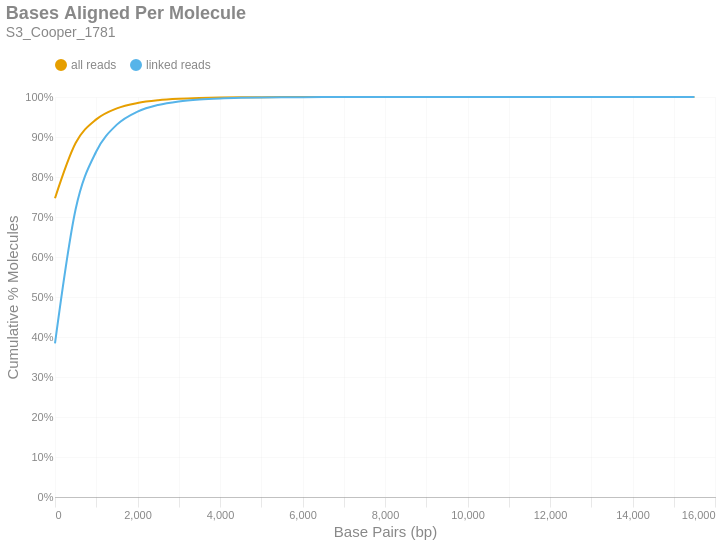

Notebook code for this chart:
### Markdown cell above
### Bases Aligned Per Molecule
This is a cumulative frequency distribution showing the number of base pairs aligned per unique molecule. These data are shown in 500 bp bins. There are two distributions: one with `all reads` (yellow) and another with only `linked reads` (blue). The percent of molecules in the `linked reads` distribution is relative to the total number of linked molecules.

### Code cell
if SKIPLR:
    print_html(f"Skipped")
else:
    binned_df = consolidated_hist(valids['aligned_bp'], mask, 500, True)
    with SafeRender(binned_df):
        (
            density_plot(binned_df, 'Bases Aligned Per Molecule', samplename, 'basesper')
            .encode(
                x=alt.X('bin:Q', title="Base Pairs (bp)").axis(tickMinStep=500).scale(padding=0),
                y=alt.Y('value:Q', title='Cumulative % Molecules')
                    .axis(format='%')
                    .scale(domain = [0,1])
                    .stack(False),
                color=alt.Color("key:N").scale(domain = ["all reads", "linked reads"]),
                tooltip = [
                    alt.Tooltip("key:N", title = "Data Type"),
                    alt.Tooltip("range_label:N", title="Bases Aligned Per Molecule"),
                    alt.Tooltip("value:Q", format = ".2%", title="% Molecules (Cum.)")
                ]
            )
        ).display()

### Figure 1 — Vega-Lite specification as saved in the notebook (floating-point values rounded to 4 significant figures)
{"width": "container", "height": 400, "config": {"title": {"anchor": "start", "dy": -15, "fontSize": 18, "color": "#888888", "subtitleColor": "#888888", "subtitleFontSize": 14}, "arc": {"fill": "#0072B2"}, "axis": {"domainColor": "#888888", "domainWidth": 0.5, "gridWidth": 0.2, "grid": false, "titleFontWeight": 400, "titleFontSize": 15, "labelFontSize": 11, "labelColor": "#888888", "tickColor": "#888888", "tickWidth": 0.2, "titleColor": "#888888"}, "axisBand": {"grid": false}, "axisX": {"grid": true, "tickSize": 10, "domainCap": "round"}, "axisY": {"domain": false, "grid": true, "tickSize": 0, "domainCap": "round"}, "background": "transparent", "header": {"labelFontSize": 15, "labelColor": "#888888", "titleFontSize": 15, "titleFontWeight": 600, "titleColor": "#888888"}, "legend": {"labelFont": "sans-serif", "labelFontSize": 12, "labelColor": "#888888", "symbolSize": 100, "symbolType": "circle", "titleFontSize": 12, "titlePadding": 10, "titleColor": "#888888", "title": null, "orient": "top"}, "range": {"category": ["#E69F00", "#56B4E9", "#009E73", "#F0E442", "#0072B2", "#D55E00", "#CC79A7", "#000000"], "diverging": ["#cfe8f3", "#a2d4ec", "#73bfe2", "#46abdb", "#1696d2", "#12719e"]}, "area": {"fill": "#0072B2", "fillOpacity": 0.7, "line": true, "strokeOpacity": 0.7}, "line": {"color": "#0072B2", "stroke": "#0072B2", "strokeWidth": 2}, "trail": {"color": "#0072B2", "stroke": "#0072B2", "strokeWidth": 0, "size": 1}, "point": {"filled": true, "fillOpacity": 1.0, "size": 95}, "text": {"color": "#888888", "fontSize": 11, "align": "right", "fontWeight": 400, "size": 11}, "bar": {"fill": "#0072B2", "stroke": null}, "view": {"stroke": null, "continuousWidth": 660, "continuousHeight": 400}}, "data": {"name": "data-4692eeff00e1d01f24d83cdadabdcba8"}, "mark": {"type": "line", "interpolate": "monotone", "point": {"opacity": 0, "size": 275}}, "encoding": {"color": {"field": "key", "scale": {"domain": ["all reads", "linked reads"]}, "type": "nominal"}, "tooltip": [{"field": "key", "title": "Data Type", "type": "nominal"}, {"field": "range_label", "title": "Bases Aligned Per Molecule", "type": "nominal"}, {"field": "value", "format": ".2%", "title": "% Molecules (Cum.)", "type": "quantitative"}], "x": {"axis": {"tickMinStep": 500}, "field": "bin", "scale": {"padding": 0}, "title": "Base Pairs (bp)", "type": "quantitative"}, "y": {"axis": {"format": "%"}, "field": "value", "scale": {"domain": [0, 1]}, "stack": false, "title": "Cumulative % Molecules", "type": "quantitative"}}, "params": [{"name": "param_c36ac31b6afebe62", "select": {"type": "point", "fields": ["key"]}, "bind": "legend"}], "title": {"text": "Bases Aligned Per Molecule", "subtitle": "S3_Cooper_1781"}, "transform": [{"fold": ["all reads (cumsum)", "linked reads (cumsum)"]}, {"calculate": "replace(datum.key, ' (cumsum)', '')", "as": "key"}, {"filter": {"param": "param_c36ac31b6afebe62"}}], "usermeta": {"embedOptions": {"downloadFileName": "S3_Cooper_1781.basesper"}}, "$schema": "https://vega.github.io/schema/vega-lite/v6.1.0.json", "datasets": {"data-4692eeff00e1d01f24d83cdadabdcba8": [{"bin": "0.0", "interval": "0.0-500.0", "all reads": 0.747, "linked reads": 0.3839, "all reads (cumsum)": 0.747, "linked reads (cumsum)": 0.3839, "range_label": "0-499"}, {"bin": "500.0", "interval": "500.0-1000.0", "all reads": 0.1379, "linked reads": 0.3353, "all reads (cumsum)": 0.8849, "linked reads (cumsum)": 0.7192, "range_label": "500-999"}, {"bin": "1000.0", "interval": "1000.0-1500.0", "all reads": 0.05923, "linked reads": 0.1445, "all reads (cumsum)": 0.9441, "linked reads (cumsum)": 0.8636, "range_label": "1000-1499"}, {"bin": "1500.0", "interval": "1500.0-2000.0", "all reads": 0.02757, "linked reads": 0.06725, "all reads (cumsum)": 0.9717, "linked reads (cumsum)": 0.9309, "range_label": "1500-1999"}, {"bin": "2000.0", "interval": "2000.0-2500.0", "all reads": 0.01338, "linked reads": 0.03264, "all reads (cumsum)": 0.985, "linked reads (cumsum)": 0.9635, "range_label": "2000-2499"}, {"bin": "2500.0", "interval": "2500.0-3000.0", "all reads": 0.006813, "linked reads": 0.01662, "all reads (cumsum)": 0.9919, "linked reads (cumsum)": 0.9801, "range_label": "2500-2999"}, {"bin": "3000.0", "interval": "3000.0-3500.0", "all reads": 0.003625, "linked reads": 0.008843, "all reads (cumsum)": 0.9955, "linked reads (cumsum)": 0.989, "range_label": "3000-3499"}, {"bin": "3500.0", "interval": "3500.0-4000.0", "all reads": 0.001979, "linked reads": 0.004827, "all reads (cumsum)": 0.9975, "linked reads (cumsum)": 0.9938, "range_label": "3500-3999"}, {"bin": "4000.0", "interval": "4000.0-4500.0", "all reads": 0.001117, "linked reads": 0.002724, "all reads (cumsum)": 0.9986, "linked reads (cumsum)": 0.9965, "range_label": "4000-4499"}, {"bin": "4500.0", "interval": "4500.0-5000.0", "all reads": 0.0006117, "linked reads": 0.001492, "all reads (cumsum)": 0.9992, "linked reads (cumsum)": 0.998, "range_label": "4500-4999"}, {"bin": "5000.0", "interval": "5000.0-5500.0", "all reads": 0.0003438, "linked reads": 0.0008385, "all reads (cumsum)": 0.9995, "linked reads (cumsum)": 0.9989, "range_label": "5000-5499"}, {"bin": "5500.0", "interval": "5500.0-6000.0", "all reads": 0.0001957, "linked reads": 0.0004774, "all reads (cumsum)": 0.9997, "linked reads (cumsum)": 0.9993, "range_label": "5500-5999"}, {"bin": "6000.0", "interval": "6000.0-6500.0", "all reads": 0.0001166, "linked reads": 0.0002844, "all reads (cumsum)": 0.9998, "linked reads (cumsum)": 0.9996, "range_label": "6000-6499"}, {"bin": "6500.0", "interval": "6500.0-7000.0", "all reads": 6.181e-05, "linked reads": 0.0001508, "all reads (cumsum)": 0.9999, "linked reads (cumsum)": 0.9998, "range_label": "6500-6999"}, {"bin": "7000.0", "interval": "7000.0-7500.0", "all reads": 3.729e-05, "linked reads": 9.096e-05, "all reads (cumsum)": 0.9999, "linked reads (cumsum)": 0.9999, "range_label": "7000-7499"}, {"bin": "7500.0", "interval": "7500.0-8000.0", "all reads": 2.236e-05, "linked reads": 5.453e-05, "all reads (cumsum)": 1.0, "linked reads (cumsum)": 0.9999, "range_label": "7500-7999"}, {"bin": "8000.0", "interval": "8000.0-8500.0", "all reads": 1.308e-05, "linked reads": 3.191e-05, "all reads (cumsum)": 1.0, "linked reads (cumsum)": 1.0, "range_label": "8000-8499"}, {"bin": "8500.0", "interval": "8500.0-9000.0", "all reads": 7.83e-06, "linked reads": 1.91e-05, "all reads (cumsum)": 1.0, "linked reads (cumsum)": 1.0, "range_label": "8500-8999"}, {"bin": "9000.0", "interval": "9000.0-9500.0", "all reads": 4.739e-06, "linked reads": 1.156e-05, "all reads (cumsum)": 1.0, "linked reads (cumsum)": 1.0, "range_label": "9000-9499"}, {"bin": "9500.0", "interval": "9500.0-10000.0", "all reads": 3.091e-06, "linked reads": 7.538e-06, "all reads (cumsum)": 1.0, "linked reads (cumsum)": 1.0, "range_label": "9500-9999"}, {"bin": "10000.0", "interval": "10000.0-10500.0", "all reads": 1.236e-06, "linked reads": 3.015e-06, "all reads (cumsum)": 1.0, "linked reads (cumsum)": 1.0, "range_label": "10000-10499"}, {"bin": "10500.0", "interval": "10500.0-11000.0", "all reads": 1.545e-06, "linked reads": 3.769e-06, "all reads (cumsum)": 1.0, "linked reads (cumsum)": 1.0, "range_label": "10500-10999"}, {"bin": "11000.0", "interval": "11000.0-11500.0", "all reads": 6.181e-07, "linked reads": 1.508e-06, "all reads (cumsum)": 1.0, "linked reads (cumsum)": 1.0, "range_label": "11000-11499"}, {"bin": "11500.0", "interval": "11500.0-12000.0", "all reads": 3.091e-07, "linked reads": 7.538e-07, "all reads (cumsum)": 1.0, "linked reads (cumsum)": 1.0, "range_label": "11500-11999"}, {"bin": "12000.0", "interval": "12000.0-12500.0", "all reads": 1.03e-07, "linked reads": 2.513e-07, "all reads (cumsum)": 1.0, "linked reads (cumsum)": 1.0, "range_label": "12000-12499"}, {"bin": "12500.0", "interval": "12500.0-13000.0", "all reads": 1.03e-07, "linked reads": 2.513e-07, "all reads (cumsum)": 1.0, "linked reads (cumsum)": 1.0, "range_label": "12500-12999"}, {"bin": "13000.0", "interval": "13000.0-13500.0", "all reads": 2.06e-07, "linked reads": 5.025e-07, "all reads (cumsum)": 1.0, "linked reads (cumsum)": 1.0, "range_label": "13000-13499"}, {"bin": "13500.0", "interval": "13500.0-14000.0", "all reads": 1.03e-07, "linked reads": 2.513e-07, "all reads (cumsum)": 1.0, "linked reads (cumsum)": 1.0, "range_label": "13500-13999"}, {"bin": "14000.0", "interval": "14000.0-14500.0", "all reads": 0.0, "linked reads": 0.0, "all reads (cumsum)": 1.0, "linked reads (cumsum)": 1.0, "range_label": "14000-14499"}, {"bin": "14500.0", "interval": "14500.0-15000.0", "all reads": 0.0, "linked reads": 0.0, "all reads (cumsum)": 1.0, "linked reads (cumsum)": 1.0, "range_label": "14500-14999"}, {"bin": "15000.0", "interval": "15000.0-15500.0", "all reads": 0.0, "linked reads": 0.0, "all reads (cumsum)": 1.0, "linked reads (cumsum)": 1.0, "range_label": "15000-15499"}, {"bin": "15500.0", "interval": "15500.0-16000.0", "all reads": 1.03e-07, "linked reads": 2.513e-07, "all reads (cumsum)": 1.0, "linked reads (cumsum)": 1.0, "range_label": "15500-15999"}]}}
